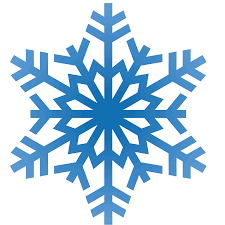
#> input picture assets/snow.png, 225 x 225 px
$ python practice09.py   (older library calls are emulated)
#> lines starting #> are read from the running program, lines starting #| are printed output that depends on the picture; after the words box and inside, x2 and y2 are one past the last pixel; in counts of white or black regions, pixels touching at a corner belong together
### const.py
import sys


class ConstError(AttributeError):
    pass


class Const:
    def __setattr__(self, key, value):
        if key in self.__dict__:
            raise ConstError(f"Cannot rebind constant value \"{key}\"")
        self.__dict__[key] = value

    def __getattr__(self, item):
        return self.__dict__[item]


sys.modules[__name__] = Const()

### practice09.py
import random
from typing import Tuple, List

import cv2
import numpy as np
import matplotlib.pyplot as plt

"""
TASKS: ✔️
IMPLEMENT CANNY ALGORITHM ✔️
"""
import cv2
import numpy as np
import practice04 as sobel
#> further down, img is the input picture: shape (225, 225, 3); mean B, G, R 235.8, 216.3, 192.1


# [81 lines left out: functions non_maximum_suppression, thresholding, apply_canny, contours_, not called in this run]


def contours(im: np.ndarray) -> List[np.ndarray]:
    imgray = cv2.cvtColor(im, cv2.COLOR_BGR2GRAY)
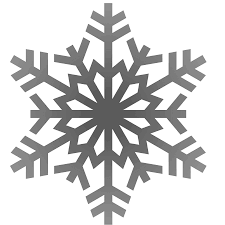
#> imgray: shape (225, 225); min 77, max 255, mean 211.3
    ret, thresh = cv2.threshold(imgray, 127, 255, 0)
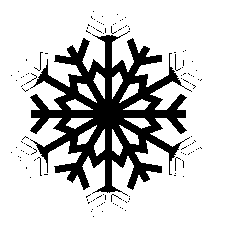
#> thresh: shape (225, 225); 78.4% white; 129 black regions (125 under 20 px)
    im2, contours, hierarchy = cv2.findContours(thresh, cv2.RETR_TREE, cv2.CHAIN_APPROX_NONE)
#> contours = 257 contours, 239 with area under 20; largest, box (x1, y1, x2, y2) and area: (0, 0, 225, 225) 50176, (29, 34, 188, 194) 13386, (94, 129, 105, 156) 152, (93, 72, 105, 99) 152, (119, 125, 139, 145) 144
    largest_contour = contours[0]
#> largest_contour = contour of 896 points, box (x1, y1, x2, y2) (0, 0, 225, 225), area 50176
    res = []
    contours = sorted(contours, key=lambda x: cv2.contourArea(x))
    for c in contours:
        area = cv2.contourArea(c)
        if area > cv2.contourArea(largest_contour):
            largest_contour = c
            res.append(largest_contour)
#> this loop made 257 passes
#> c on passes 1 to 3: [[92, 216], [93, 215], [94, 216], [93, 217]], [[101, 211], [102, 210], [103, 211], [102, 212]], [[90, 211], [91, 210], [92, 211], [91, 212]]
#> after the loop, res = []
    # [4 lines of commented-out code are left out]
    slc = len(contours) % 10 if len(contours) % 10 else 1
#> slc = 7
    return contours


def point_dist(p1: Tuple[float, float], p2: Tuple[float, float]) -> float:
    return ((p1[0] - p2[0]) ** 2 + (p1[1] - p2[1]) ** 2) ** 0.5


def vec_angle(point: Tuple[float, float], vector: Tuple[float, float]) -> float:
    x_diff = np.abs(vector[0] - point[0])
    y_diff = np.abs(vector[1] - point[1])
    return np.arctan(x_diff / y_diff) if y_diff else 0


def curvature(contour: np.ndarray, k=1) -> List[float]:
    curvatures = [0.0 for _ in range(len(contour))]
    cnt_len = len(contour)
    for i in range(cnt_len):
        point = contour[i][0]
        fwd_vec_ind = i + k if i + k < cnt_len else cnt_len - 1
        bwd_vec_ind = i - k if i - k > 0 else 0
        fwd_vec = contour[fwd_vec_ind][0]
        bwd_vec = contour[bwd_vec_ind][0]
        fwd_dist = point_dist(fwd_vec, point)
        bwd_dist = point_dist(bwd_vec, point)
        fwd_angle = vec_angle(point, fwd_vec)
        bwd_angle = vec_angle(point, bwd_vec)
        angle_diff = fwd_angle - ((fwd_angle + bwd_angle) / 2)
        curvatures[i] = 0.5 * angle_diff * (fwd_dist + bwd_dist) / (fwd_dist * bwd_dist)
    return curvatures


def pltcrv(curvature: List[float]) -> None:
    plt.plot(curvature)
    plt.show()


if __name__ == '__main__':
    img_name = "assets/snow.png"
    img = cv2.imread(img_name)
    # crs = contours(img)[-2]
    # crv = curvature(crs, 20)
    # cv2.drawContours(img, crs, -1, (0, 0, 255), 2)
    ctrs = contours(img)[-10:]
#> ctrs = 10 contours; largest, box (x1, y1, x2, y2) and area: (0, 0, 225, 225) 50176, (29, 34, 188, 194) 13386, (94, 129, 105, 156) 152, (93, 72, 105, 99) 152, (119, 125, 139, 145) 144
    [cv2.drawContours(img, crs, -1, (random.randint(0, 255), random.randint(0, 255), random.randint(0, 255)), 2) for i, crs in
     enumerate(ctrs, 1)]
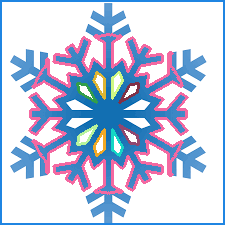
#> img: shape (225, 225, 3); 15.61% of pixels changed, all inside (x1, y1, x2, y2) = (0, 0, 225, 225)
    [pltcrv(curvature(crs, 10)) for crs in ctrs]
#> in pltcrv (call 7), `plt.show()`:
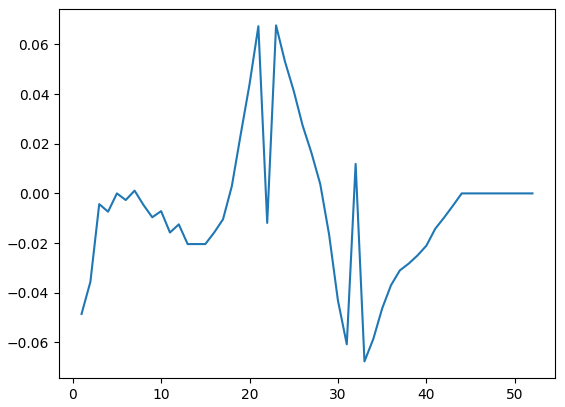
#> figure drawn by matplotlib, 1 panel
#> in pltcrv (call 8), `plt.show()`:
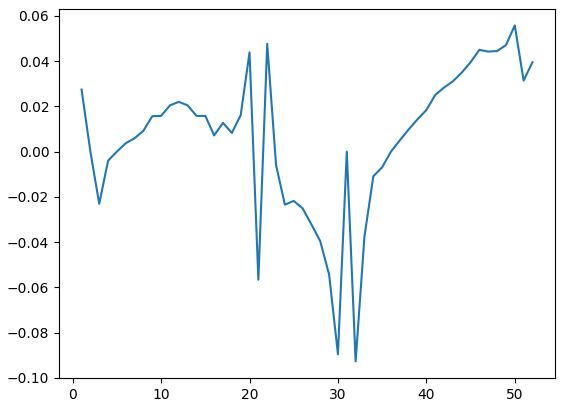
#> figure drawn by matplotlib, 1 panel
#> in pltcrv (call 9), `plt.show()`:
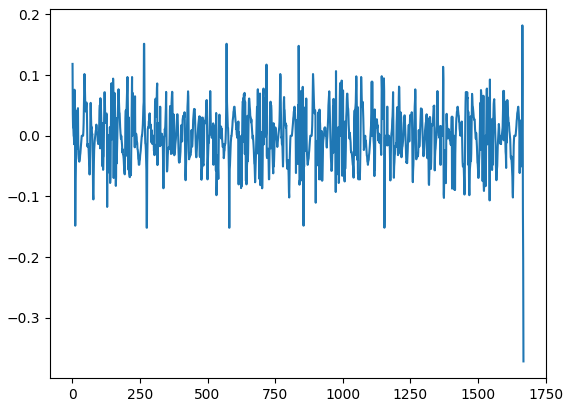
#> figure drawn by matplotlib, 1 panel
#> in pltcrv (call 10), `plt.show()`:
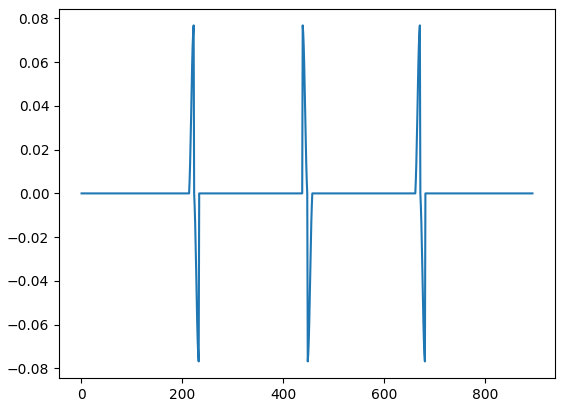
#> figure drawn by matplotlib, 1 panel
    cv2.imshow("original", img)
    # plt.plot(crv)
    # plt.show()
    cv2.waitKey()
    cv2.destroyAllWindows()
